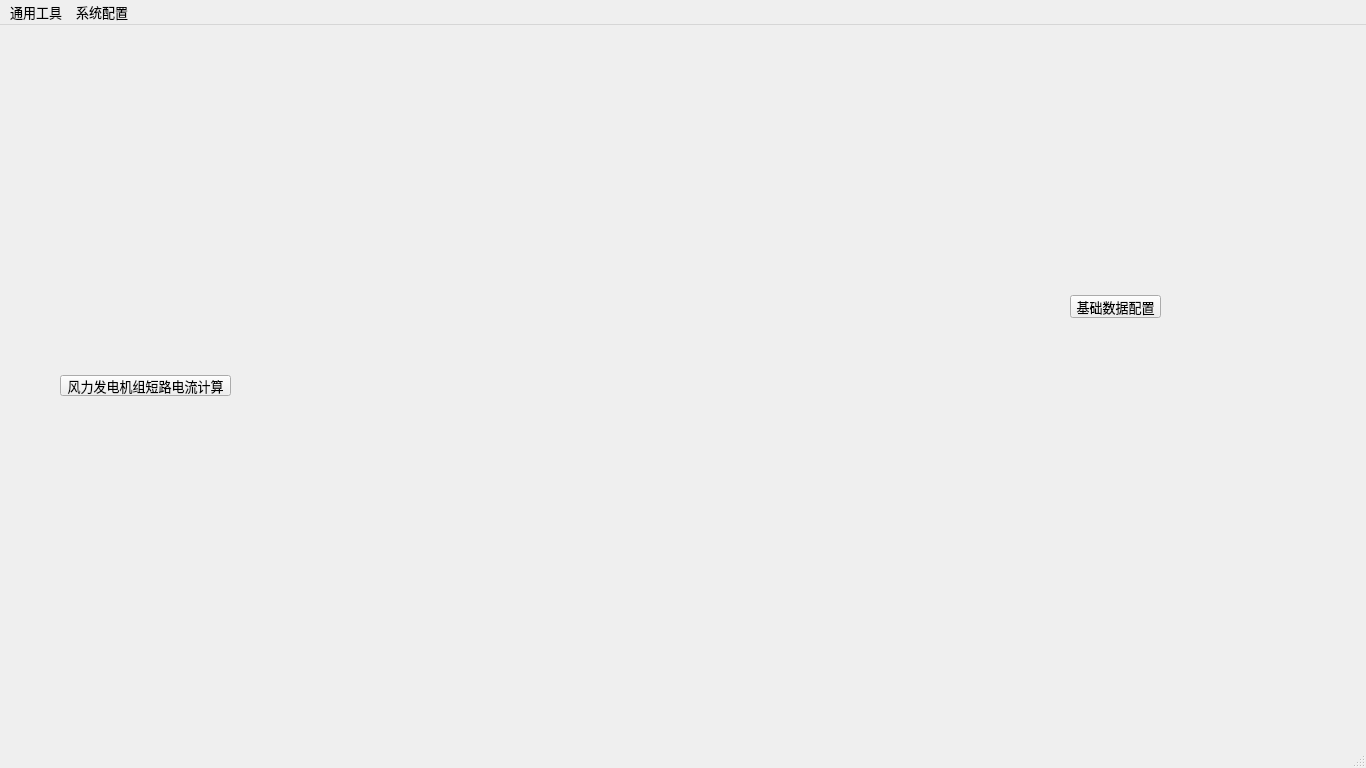
<?xml version="1.0" encoding="UTF-8"?>
<ui version="4.0">
 <class>MainWindow</class>
 <widget class="QMainWindow" name="MainWindow">
  <property name="geometry">
   <rect>
    <x>0</x>
    <y>0</y>
    <width>1366</width>
    <height>768</height>
   </rect>
  </property>
  <property name="minimumSize">
   <size>
    <width>1366</width>
    <height>768</height>
   </size>
  </property>
  <property name="maximumSize">
   <size>
    <width>1920</width>
    <height>1080</height>
   </size>
  </property>
  <property name="font">
   <font>
    <family>Microsoft YaHei UI</family>
    <pointsize>10</pointsize>
   </font>
  </property>
  <property name="windowTitle">
   <string>工具集</string>
  </property>
  <widget class="QWidget" name="centralwidget">
   <widget class="QPushButton" name="btnMDMConf">
    <property name="geometry">
     <rect>
      <x>1070</x>
      <y>270</y>
      <width>91</width>
      <height>23</height>
     </rect>
    </property>
    <property name="font">
     <font>
      <family>Microsoft YaHei UI</family>
      <pointsize>10</pointsize>
     </font>
    </property>
    <property name="layoutDirection">
     <enum>Qt::LayoutDirection::LeftToRight</enum>
    </property>
    <property name="text">
     <string>基础数据配置</string>
    </property>
   </widget>
   <widget class="QPushButton" name="btnTool01">
    <property name="geometry">
     <rect>
      <x>60</x>
      <y>350</y>
      <width>171</width>
      <height>21</height>
     </rect>
    </property>
    <property name="font">
     <font>
      <family>Microsoft YaHei UI</family>
      <pointsize>10</pointsize>
     </font>
    </property>
    <property name="text">
     <string>风力发电机组短路电流计算</string>
    </property>
   </widget>
  </widget>
  <widget class="QMenuBar" name="menubar">
   <property name="geometry">
    <rect>
     <x>0</x>
     <y>0</y>
     <width>1366</width>
     <height>33</height>
    </rect>
   </property>
   <widget class="QMenu" name="menuTool">
    <property name="title">
     <string>系统配置</string>
    </property>
    <addaction name="actionConfigure"/>
   </widget>
   <widget class="QMenu" name="menu">
    <property name="title">
     <string>通用工具</string>
    </property>
    <addaction name="actionPowerCableCal"/>
    <addaction name="actionWireConvert"/>
    <addaction name="actionPowerConvert"/>
    <addaction name="actionCableMSTOptimizer"/>
   </widget>
   <addaction name="menu"/>
   <addaction name="menuTool"/>
  </widget>
  <widget class="QStatusBar" name="statusbar"/>
  <action name="MenuMDM">
   <property name="text">
    <string>基础数据配置</string>
   </property>
  </action>
  <action name="actionConfigure">
   <property name="text">
    <string>基础数据配置</string>
   </property>
  </action>
  <action name="actionPowerCableCal">
   <property name="text">
    <string>动力电缆计算</string>
   </property>
  </action>
  <action name="actionWireConvert">
   <property name="text">
    <string>线束表转换</string>
   </property>
  </action>
  <action name="actionPowerConvert">
   <property name="text">
    <string>变压器计算</string>
   </property>
  </action>
  <action name="actionCableMSTOptimizer">
   <property name="text">
    <string>海缆拓扑优化</string>
   </property>
  </action>
 </widget>
 <tabstops>
  <tabstop>btnTool01</tabstop>
  <tabstop>btnMDMConf</tabstop>
 </tabstops>
 <resources/>
 <connections/>
</ui>
